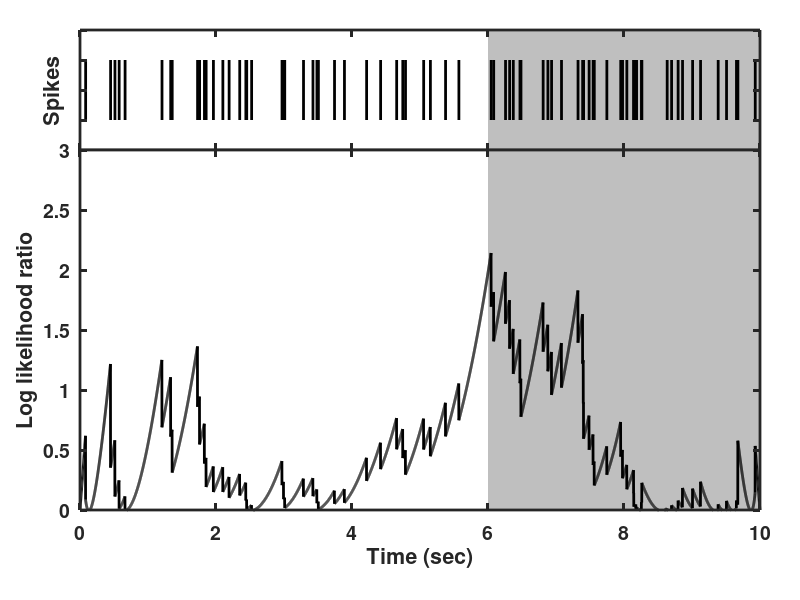

MATLAB code to generate this figure:
% single_jumprate_detect.m
%
% A code that generates a single inhomogeneous Poisson spike train, at a
% rate that changes discretely only once between two fixed values. 
%
% Then an algorithm calculates the log likelihood of the jump occurring at
% any point in the simulation.
%
% This code was used to produce Figure 9.5 in the textbook:
% An Introductory Course in Computational Neuroscience
% by Paul Miller (Brandeis University, 2017)
%
%%%%%%%%%%%%%%%%%%%%%%%%%%%%%%%%%%%%%%%%%%%%%%%%%%%%%%%%%%%%%%%%%%%%%%%%%%%
clear;              % remove all prior variables and parameters from memory

dt = 0.001;         % time step for binning spikes and detecting rate-change
tmax = 10;          % total time of spike-train
t = 0:dt:tmax;      % vector of time bins
Nt = length(t);     % number of time bins
r0 = 5;             % initial rate of Poisson process
rf = 10;            % final rate of Poisson process
jumptime = tmax*0.6;    % actual simulated time of rate-change

spikes = zeros(1,Nt);   % will contain a 1 for each spike
r=zeros(1,Nt);          % rate of Poisson process
% logP is log of probability of spike train given rate jump at that time-point
logP = zeros(1,Nt);     
llr = zeros(1,Nt);  % log-likelihood ratio (comparing logP to no rate-jump)

% now simulate the spike train
for i = 1:length(t)
    % determine the Poisson rate at each time-point
    if t(i) < jumptime
        r(i) = r0;
    else
        r(i) = rf;
    end
    
    % produce a spike probabilistically at that rate
    if rand(1) < dt*r(i)        % using a Poisson spike generator
        spikes(i) = 1.0;  % include a spike if the rate is high enough
    end
    
end

%% In the second part of the code use the spike times to try to extract the 
%  time-point when the rate changed (the chang-epoint)
for changepoint = 2:Nt-1; % loop through all possible change-points
    
    N1 = sum(spikes(1:changepoint));        % no. of spikes before change-point
    N2 = sum(spikes(changepoint+1:end));    % no. of spikes after change-point
    N = N1+N2;                              % total no. of spikes
    
    T1 = dt*(changepoint);                  % time before change-point
    T2 = dt*(Nt-changepoint);               % time after change-point
    
    r1_opt = N1/T1;                 % optimal Poisson rate before change-point
    r2_opt = N2/T2;                 % optimal Poisson rate after change-point
    
    % calculate log Prob of spike trains if no. of spikes > 0
    % log prob of spike train before change-point
    if ( r1_opt > 0 )
        logP(changepoint)  = N1*log(r1_opt);
    else
        logP(changepoint)  = 0;
    end
    % add log prob of spike train after change-point
    if ( r2_opt > 0 )
        logP(changepoint)  = logP(changepoint) ...
            + N2*log(r2_opt);
    else
        logP(changepoint)  = logP(changepoint);
    end
    
end
% for log-likelihood ratio, subtract log prob of spike train at fixed rate
llr(2:Nt-1) = logP(2:Nt-1)+N*log(tmax)-N*log(N);

% estimate the time-point of the transition from the maximum of logP
[val tjump] = max(logP(2:end));
detectjump = tjump*dt;

% print to screen actual and estimated change-points
data = [jumptime detectjump] 

%% Finally plot the log-likelihood ratio of a transition at a given 
%  time-point versus no transition as a function of time of change-point
set(0,'DefaultLineLineWidth',2,...
    'DefaultLineMarkerSize',8, ...
    'DefaultAxesLineWidth',2, ...
    'DefaultAxesFontSize',14,...
    'DefaultAxesFontWeight','Bold');
figure(1)
clf
% include the spike times in the final figure 
spiketimes = dt*find(spikes);
subplot('Position',[0.1 0.75 0.85 0.2])
fill([jumptime jumptime tmax tmax], [-0.5 1.5 1.5 -0.5],[0.75, 0.75, 0.75], ...
    'EdgeColor','none')
hold on
set(gca,'Layer','top')

for i = 1:N
    plot([spiketimes(i); spiketimes(i)],[0; 1],'k')
    hold on
end
axis([0 tmax -0.5 1.5])
set(gca,'YTickLabel',[])
set(gca,'XTickLabel',[])
ylabel('Spikes')

subplot('Position',[0.1 0.15 0.85 0.6])

% shade the time after the actual transition in gray
fill([jumptime jumptime tmax tmax], [0 ceil(max(llr)) ceil(max(llr)) 0],[0.75, 0.75, 0.75], ...
    'EdgeColor','none')
hold on
set(gca,'Layer','top')

plot(t,llr,'k')
xlabel('Time (sec)')
ylabel('Log likelihood ratio')

axis([0 tmax 0 ceil(max(llr))])

